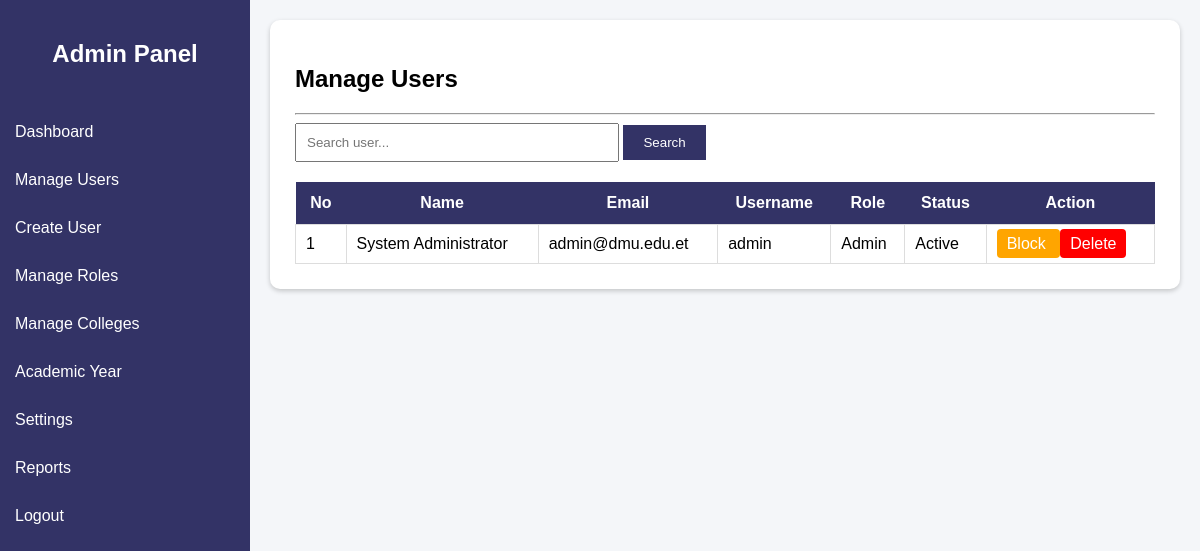
/admin/manage_users.php (signed in), run on the app's committed database.
### tables this page shows
CREATE TABLE IF NOT EXISTS users (
    id            INT          NOT NULL AUTO_INCREMENT,
    full_name     VARCHAR(200) NOT NULL,
    student_id    VARCHAR(50)  NOT NULL DEFAULT '',
    gender        ENUM('Male','Female','Other','') NOT NULL DEFAULT '',
    email         VARCHAR(150) NOT NULL UNIQUE,
    phone         VARCHAR(50)  DEFAULT NULL,
    username      VARCHAR(100) NOT NULL UNIQUE,
    password      VARCHAR(255) NOT NULL,
    role          ENUM('student','registrar','admin','department_head') NOT NULL DEFAULT 'student',
    status        ENUM('Active','Blocked','Pending') NOT NULL DEFAULT 'Active',
    photo         VARCHAR(255) DEFAULT NULL,
    cgpa          DECIMAL(4,2) NOT NULL DEFAULT 0.00,
    college_id    INT          DEFAULT NULL,
    department_id INT          DEFAULT NULL,
    entry_year    VARCHAR(20)  DEFAULT NULL,
    created_at    TIMESTAMP   NOT NULL DEFAULT CURRENT_TIMESTAMP,
    PRIMARY KEY (id),
    KEY idx_role   (role),
    KEY idx_status (status)
);

### admin/manage_users.php (the view, shortened to what this page needs)
<?php
include '../config/database.php';
$search="";
$query="
SELECT *
FROM users
WHERE
full_name LIKE ?
OR email LIKE ?
OR username LIKE ?
ORDER BY id DESC
";
$stmt=$conn->prepare($query);
$value="%".$search."%";
$stmt->bind_param(
"sss",
$value,
$value,
$value
);
$stmt->execute();
$users=$stmt->get_result();
?>
<!DOCTYPE html>
<html lang="en">
<head>
</head>
<body>
<div class="sidebar">
<h2>
Admin Panel
</h2>
<a href="dashboard.php">
Dashboard
</a>
<a href="manage_users.php">
Manage Users
</a>
<a href="create_user.php">
Create User
</a>
<a href="manage_roles.php">
Manage Roles
</a>
<a href="manage_colleges.php">
Manage Colleges
</a>
<a href="manage_academic_year.php">
Academic Year
</a>
<a href="settings.php">
Settings
</a>
<a href="reports.php">
Reports
</a>
<a href="../logout.php">
Logout
</a>
</div>
<div class="main">
<div class="card">
<h2>
Manage Users
</h2>
<hr>
<form method="GET">
<input
type="text"
name="search"
placeholder="Search user..."
value="<?php echo htmlspecialchars($search); ?>">
<button>
Search
</button>
</form>
<table>
<tr>
<th>No</th>
<th>Name</th>
<th>Email</th>
<th>Username</th>
<th>Role</th>
<th>Status</th>
<th>Action</th>
</tr>
<?php
$count=1;
while($row=$users->fetch_assoc())
{
?>
<tr>
<td>
<?php echo $count++; ?>
</td>
<td>
<?php echo htmlspecialchars($row['full_name']); ?>
</td>
<td>
<?php echo htmlspecialchars($row['email']); ?>
</td>
<td>
<?php echo htmlspecialchars($row['username']); ?>
</td>
<td>
<?php echo ucfirst($row['role']); ?>
</td>
<td>
<?php echo $row['status']; ?>
</td>
<td>
<?php if($row['status']=="Active"){ ?>
<a class="action block"
href="manage_users.php?id=<?php echo $row['id']; ?>&status=Blocked">
Block
</a>
<?php } ?>
<a class="action delete"
onclick="return confirm('Delete user?')"
href="manage_users.php?delete=<?php echo $row['id']; ?>">
Delete
</a>
</td>
</tr>
<?php
}
?>
</table>
</div>
</div>
</body>
</html>

### admin/manage_users.php (style rules this page uses)
body { margin:0; font-family:Arial; background:#f4f6f9; }
.sidebar { width:250px; height:100vh; background:#333366; position:fixed; }
.sidebar h2 { color:white; text-align:center; padding:20px; }
.sidebar a { display:block; color:white; padding:15px; text-decoration:none; }
.main { margin-left:250px; padding:20px; }
.card { background:white; padding:25px; border-radius:10px; box-shadow:0 2px 5px rgba(0,0,0,.2); }
input { padding:10px; width:300px; }
button { padding:10px 20px; background:#333366; color:white; border:none; cursor:pointer; }
table { width:100%; border-collapse:collapse; margin-top:20px; }
th { background:#333366; color:white; padding:12px; }
td { border:1px solid #ddd; padding:10px; }
a.action { padding:6px 10px; color:white; text-decoration:none; border-radius:4px; }
.block { background:orange; }
.delete { background:red; }

### data on the page
users: full_name "System Administrator", email "admin@dmu.edu.et", username "admin", role "Admin", status "Active"
